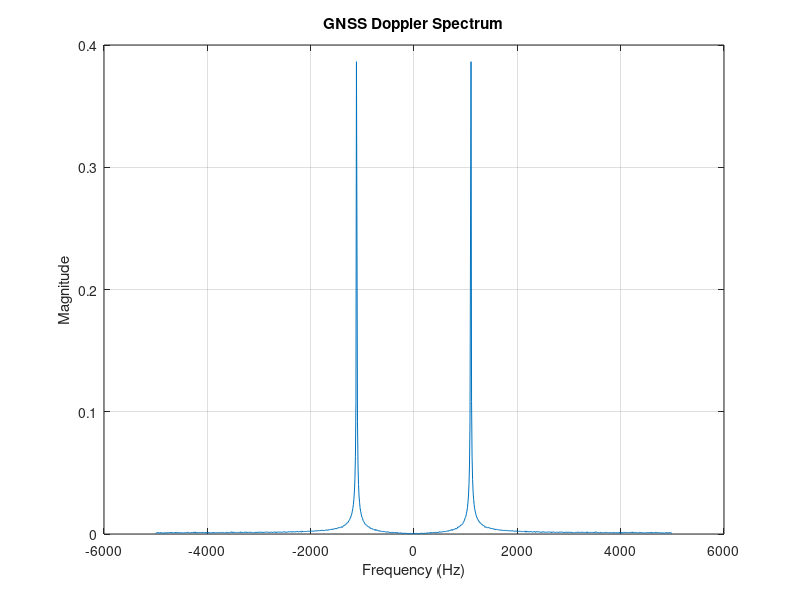

This chart was generated by the following MATLAB code:
clc;
clear;
close all;

% Constants
c = 3e8;                         % Speed of light (m/s)
fc = 1.57542e9;                  % GNSS L1 frequency (Hz)

% Wind velocity (assumed)
v = 20;                          % m/s

% Doppler frequency
fd = (v/c)*fc;

% Sampling parameters
fs = 10000;
t = 0:1/fs:0.1;

% Baseband GNSS signal
f_base = 1000;
tx = cos(2*pi*f_base*t);

% Doppler shifted signal
rx = cos(2*pi*(f_base + fd)*t);

% Add noise
rx = rx + 0.01*randn(size(rx));

% FFT Analysis
N = length(rx);
Y = fftshift(fft(rx));
faxis = (-fs/2:fs/N:fs/2-fs/N);

% Plot
figure;
plot(faxis, abs(Y)/N);
xlabel('Frequency (Hz)');
ylabel('Magnitude');
title('GNSS Doppler Spectrum');
grid on;
